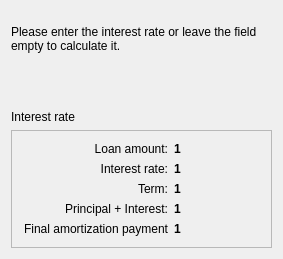
<?xml version="1.0" encoding="UTF-8"?>
<ui version="4.0">
 <class>InterestWizardPage</class>
 <widget class="QWizardPage" name="InterestWizardPage">
  <property name="geometry">
   <rect>
    <x>0</x>
    <y>0</y>
    <width>283</width>
    <height>259</height>
   </rect>
  </property>
  <property name="title">
   <string>Interest</string>
  </property>
  <layout class="QVBoxLayout">
   <property name="spacing">
    <number>6</number>
   </property>
   <property name="leftMargin">
    <number>11</number>
   </property>
   <property name="topMargin">
    <number>11</number>
   </property>
   <property name="rightMargin">
    <number>11</number>
   </property>
   <property name="bottomMargin">
    <number>11</number>
   </property>
   <item>
    <widget class="QLabel" name="TextLabel14_2">
     <property name="text">
      <string>
Please enter the interest rate or leave the field empty to calculate it.</string>
     </property>
     <property name="alignment">
      <set>Qt::AlignTop</set>
     </property>
     <property name="wordWrap">
      <bool>true</bool>
     </property>
    </widget>
   </item>
   <item>
    <spacer name="Spacer67">
     <property name="orientation">
      <enum>Qt::Vertical</enum>
     </property>
     <property name="sizeType">
      <enum>QSizePolicy::Expanding</enum>
     </property>
     <property name="sizeHint" stdset="0">
      <size>
       <width>0</width>
       <height>16</height>
      </size>
     </property>
    </spacer>
   </item>
   <item>
    <layout class="QHBoxLayout">
     <property name="spacing">
      <number>6</number>
     </property>
     <property name="leftMargin">
      <number>0</number>
     </property>
     <property name="topMargin">
      <number>0</number>
     </property>
     <property name="rightMargin">
      <number>0</number>
     </property>
     <property name="bottomMargin">
      <number>0</number>
     </property>
     <item>
      <widget class="QLabel" name="TextLabel1_4">
       <property name="text">
        <string>Interest rate</string>
       </property>
       <property name="wordWrap">
        <bool>false</bool>
       </property>
      </widget>
     </item>
     <item>
      <widget class="KMyMoneyEdit" name="m_interestRateEdit" native="true"/>
     </item>
    </layout>
   </item>
   <item>
    <widget class="QFrame" name="Frame3_2">
     <property name="frameShape">
      <enum>QFrame::StyledPanel</enum>
     </property>
     <property name="frameShadow">
      <enum>QFrame::Raised</enum>
     </property>
     <layout class="QGridLayout">
      <property name="leftMargin">
       <number>11</number>
      </property>
      <property name="topMargin">
       <number>11</number>
      </property>
      <property name="rightMargin">
       <number>11</number>
      </property>
      <property name="bottomMargin">
       <number>11</number>
      </property>
      <property name="spacing">
       <number>6</number>
      </property>
      <item row="0" column="0">
       <widget class="QLabel" name="TextLabel6_3">
        <property name="text">
         <string>Loan amount:</string>
        </property>
        <property name="alignment">
         <set>Qt::AlignRight|Qt::AlignTrailing|Qt::AlignVCenter</set>
        </property>
        <property name="wordWrap">
         <bool>true</bool>
        </property>
       </widget>
      </item>
      <item row="1" column="0">
       <widget class="QLabel" name="TextLabel8_3">
        <property name="text">
         <string>Interest rate:</string>
        </property>
        <property name="alignment">
         <set>Qt::AlignRight|Qt::AlignTrailing|Qt::AlignVCenter</set>
        </property>
        <property name="wordWrap">
         <bool>false</bool>
        </property>
       </widget>
      </item>
      <item row="2" column="0">
       <widget class="QLabel" name="TextLabel9_2">
        <property name="text">
         <string>Term:</string>
        </property>
        <property name="alignment">
         <set>Qt::AlignRight|Qt::AlignTrailing|Qt::AlignVCenter</set>
        </property>
        <property name="wordWrap">
         <bool>false</bool>
        </property>
       </widget>
      </item>
      <item row="3" column="0">
       <widget class="QLabel" name="TextLabel10_2">
        <property name="text">
         <string>Principal + Interest:</string>
        </property>
        <property name="alignment">
         <set>Qt::AlignRight|Qt::AlignTrailing|Qt::AlignVCenter</set>
        </property>
        <property name="wordWrap">
         <bool>false</bool>
        </property>
       </widget>
      </item>
      <item row="4" column="0">
       <widget class="QLabel" name="TextLabel11_3">
        <property name="text">
         <string>Final amortization payment</string>
        </property>
        <property name="alignment">
         <set>Qt::AlignRight|Qt::AlignTrailing|Qt::AlignVCenter</set>
        </property>
        <property name="wordWrap">
         <bool>false</bool>
        </property>
       </widget>
      </item>
      <item row="0" column="1">
       <widget class="QLabel" name="m_loanAmount2">
        <property name="font">
         <font>
          <weight>75</weight>
          <bold>true</bold>
         </font>
        </property>
        <property name="text">
         <string>1</string>
        </property>
        <property name="textFormat">
         <enum>Qt::PlainText</enum>
        </property>
        <property name="wordWrap">
         <bool>false</bool>
        </property>
       </widget>
      </item>
      <item row="1" column="1">
       <widget class="QLabel" name="m_interestRate2">
        <property name="font">
         <font>
          <weight>75</weight>
          <bold>true</bold>
         </font>
        </property>
        <property name="text">
         <string>1</string>
        </property>
        <property name="textFormat">
         <enum>Qt::PlainText</enum>
        </property>
        <property name="wordWrap">
         <bool>false</bool>
        </property>
       </widget>
      </item>
      <item row="2" column="1">
       <widget class="QLabel" name="m_duration2">
        <property name="font">
         <font>
          <weight>75</weight>
          <bold>true</bold>
         </font>
        </property>
        <property name="text">
         <string>1</string>
        </property>
        <property name="textFormat">
         <enum>Qt::PlainText</enum>
        </property>
        <property name="wordWrap">
         <bool>false</bool>
        </property>
       </widget>
      </item>
      <item row="3" column="1">
       <widget class="QLabel" name="m_payment2">
        <property name="font">
         <font>
          <weight>75</weight>
          <bold>true</bold>
         </font>
        </property>
        <property name="text">
         <string>1</string>
        </property>
        <property name="textFormat">
         <enum>Qt::PlainText</enum>
        </property>
        <property name="wordWrap">
         <bool>false</bool>
        </property>
       </widget>
      </item>
      <item row="4" column="1">
       <widget class="QLabel" name="m_balloon2">
        <property name="font">
         <font>
          <weight>75</weight>
          <bold>true</bold>
         </font>
        </property>
        <property name="text">
         <string>1</string>
        </property>
        <property name="textFormat">
         <enum>Qt::PlainText</enum>
        </property>
        <property name="wordWrap">
         <bool>false</bool>
        </property>
       </widget>
      </item>
     </layout>
    </widget>
   </item>
  </layout>
 </widget>
 <customwidgets>
  <customwidget>
   <class>KMyMoneyEdit</class>
   <extends>QWidget</extends>
   <header>kmymoneyedit.h</header>
  </customwidget>
 </customwidgets>
 <resources/>
 <connections/>
</ui>
